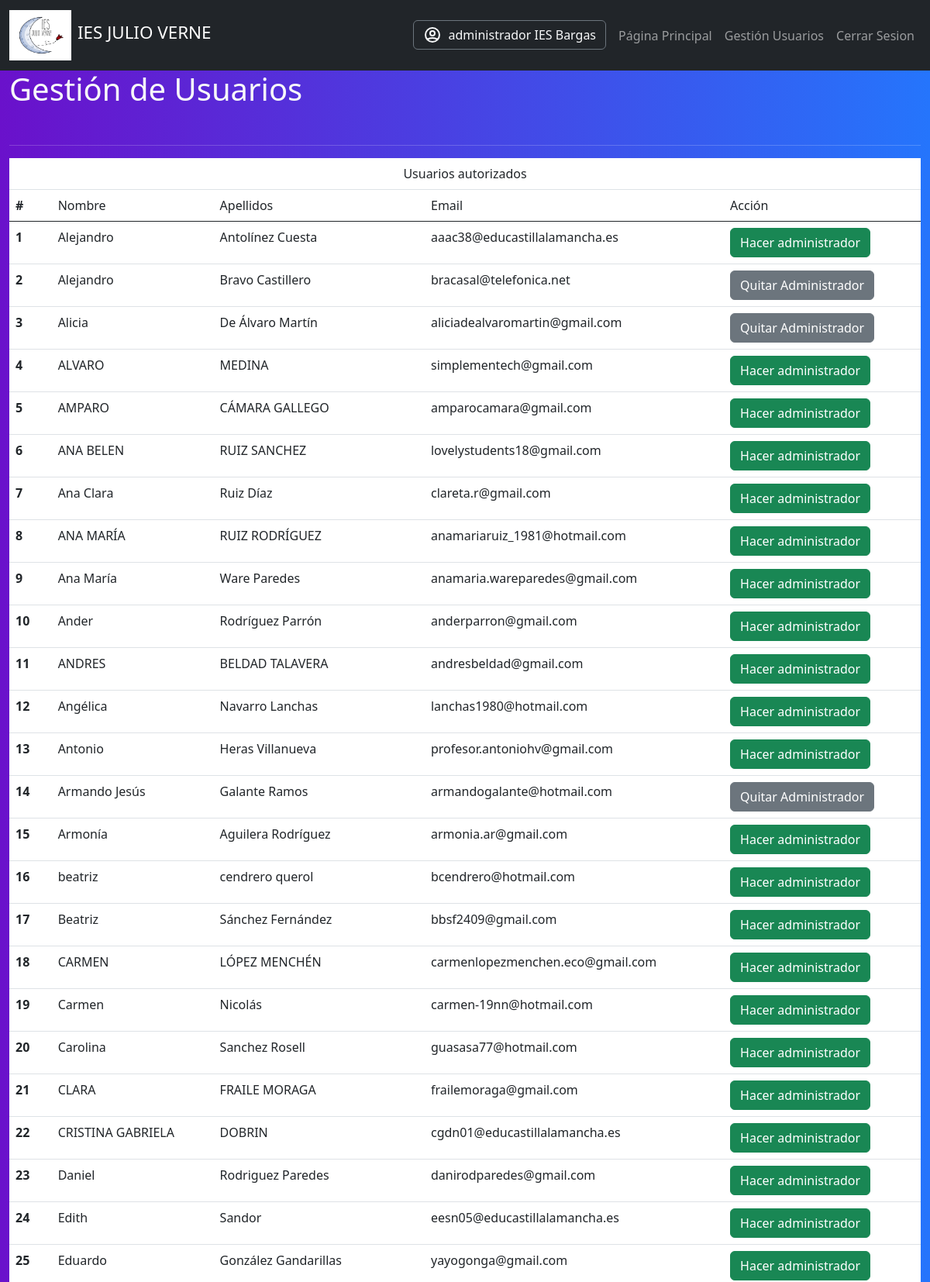
The page /archivosComunes/gestionUsuariosAdmin.php (signed in, upper part) on the database its author committed.
### tables this page shows
CREATE TABLE Usuarios (
cod_usuario INTEGER PRIMARY KEY AUTO_INCREMENT,
dni VARCHAR(9) UNIQUE NOT NULL,
nombre VARCHAR(50) NOT NULL,
apellidos VARCHAR(100) NOT NULL,
email VARCHAR(50) NOT NULL UNIQUE,
clave VARCHAR(255) NOT NULL,
rol VARCHAR(2) NOT NULL,
cod_delphos INTEGER,
validar VARCHAR(2) NOT NULL,
departamento SMALLINT,
tutor_grupo varchar(20),
FOREIGN KEY (departamento) REFERENCES Departamentos(codigo) ON DELETE SET NULL
);

### archivosComunes/gestionUsuariosAdmin.php (the view, shortened to what this page needs)
<!DOCTYPE html>
<html lang="en">
<head>
  <link rel="stylesheet" href="../css/bootstrap.min.css">
  <link rel="stylesheet" type="text/css" href="../css/app.css">
  <link href="https://cdn.jsdelivr.net/npm/bootstrap@5.3.0-alpha3/dist/css/bootstrap.min.css" rel="stylesheet"
>
</head>
<body class="gradient-custom">
  <header>
    <nav class="navbar navbar-expand-lg navbar-dark bg-dark">
      <div class="container-fluid">
        <div class="contenedor">
          <a href="selector.php"><img src="../images/logoJulioVerneNuevo.png" alt="" class="logo me-2">
          </a>
          <h1 class="titulo"><a href="selector.php">IES JULIO VERNE</a></h1>
        </div>
        <div class="collapse navbar-collapse  text-center" id="navbarSupportedContent">
          <ul class="navbar-nav navbar-right">
            <li class="nav-item">
              <?php
              echo '
<a class="text-light btn btn-outline-secondary me-2" href="../archivosComunes/actualizarUsuario.php?idusuario=' . $_SESSION['usuario_login']['cod_usuario'] . '">' ?>
              <span class="d-flex">
                <?php echo $_SESSION['usuario_login']['nombre'] . ' ' . $_SESSION['usuario_login']['apellidos']; ?>
              </span>
              </a>
            </li>
            <li class="nav-item">
              <a class="nav-link" href="../archivosComunes/selector.php">Página Principal<i class="bi bi-back"></i></a>
            </li>
            <li class="nav-item">
              <a class="nav-link" href="../archivosComunes/adminUsuario.php">Gestión Usuarios </a>
            </li>
            <li class="nav-item">
              <a class="nav-link" href="../archivosComunes/logout.php">Cerrar Sesion</a>
            </li>
          </ul>
        </div>
      </div>
    </nav>
  </header>
  <div class="container-fluid">
    <h1 class="text-light mb-5">Gestión de Usuarios</h1>
    <hr class="text-white-50">
    <?php
    require_once ('conexion.php');
    try {
      $usuarios = 'SELECT nombre, apellidos, email, cod_usuario,rol FROM Usuarios WHERE validar = "no" and rol != 0 ORDER BY nombre, apellidos';
      $usuarios = $db->query($usuarios)->fetchAll();
      echo ('<table class=" table text-light">');
      echo ("<thead>
    <tr>");
      if (count($usuarios) != 0) {
        echo "<td colspan='5' class='text-center td-title'>Usuarios aún sin autorizar</td>";
      } else {
        echo "<td colspan='5' class='text-center td-title'>Usuarios autorizados</td>";
      }
      echo ("</tr>
        <tr>
          <th scope='col'>#</th>
          <td>Nombre</td>
          <td>Apellidos</td>
          <td>Email</td>
          <td>Acción</td>
        </tr>
      </thead>");
      $usuarios = "SELECT nombre, apellidos, email, cod_usuario, rol FROM Usuarios WHERE validar = 'si' and (rol = '0' or rol = '1') and email != '" . $_SESSION["usuario_login"]["email"] . "' ORDER BY nombre, apellidos";
      $usuarios = $db->query($usuarios)->fetchAll();
      $contador = 0;
      foreach ($usuarios as $row) {
        $Cod_Usuario = $row['cod_usuario'];
        $rol = $row['rol'];
        $nombre = $row['nombre'];
        $apellidos = $row['apellidos'];
        $email = $row['email'];
        $contador++;
        $boton = $rol == 1 ? "<button class='btn btn-success' name='admin'>Hacer administrador</button>" :
          "<button class='btn btn-secondary' name='usuario' >Quitar Administrador</button>";
        echo "
        <tr>
          <th scope='row'>$contador</th>
            <td>$nombre</td>
            <td>$apellidos</td>
            <td>$email</td>
            <td>
              <form method='POST' action='autorizar.php'>
                <input type='hidden' name='nombre' value='$nombre'>
                <input type='hidden' name='apellidos' value='$apellidos'>
                <input type='hidden' name='idUsuario' value='$Cod_Usuario'>
                <input type='hidden' name='email' value='$email'>
                <input type='hidden' name='rolUsuario' value='$rol'>
                $boton
              </form>
            </td>
        </tr>
      ";
      }
      echo "</tbody>
          </table>";
    } catch (PDOException $e) {
      echo 'Error con la base de datos ' . $e->getMessage();
    }
    ?>
  </div>
  <?php
  include ("footer.php");
  ?>
</body>
</html>

### css/app.css (style rules this page uses)
html { box-sizing: border-box; }
*, *:before, *:after { box-sizing: inherit; }
body { font-family: Verdana, Geneva, Tahoma, sans-serif; font-size: 1.6rem; line-height: 2; color: white; background: -webkit-linear-gradient(to right, rgba(106, 17, 203, 1), rgba(37, 117, 252, 1)); background: linear-gradient(to right, rgba(106, 17, 203, 1), rgba(37, 117, 252, 1)); }
header nav img { width:80px; height:65px; margin-top: 5px; }
h1 a { text-decoration: none; color: white; }
.contenedor { margin: 0 auto; display: flex; color: white; justify-content: space-around; }
.titulo { text-align: center; line-height:3; font-size: 1.4rem; }

### archivosComunes/gestionUsuariosAdmin.php (style rules this page uses)
.gradient-custom { background: #6a11cb; background: -webkit-linear-gradient(to right, rgba(106, 17, 203, 1), rgba(37, 117, 252, 1)); background: linear-gradient(to right, rgba(106, 17, 203, 1), rgba(37, 117, 252, 1)) }

### rows shown on the page
usuarios: nombre "Alejandro", apellidos "Antolínez Cuesta", email "aaac38@educastillalamancha.es", rol "Hacer administrador"
usuarios: nombre "Alejandro", apellidos "Bravo Castillero", email "bracasal@telefonica.net", rol "Quitar Administrador"
usuarios: nombre "Alicia", apellidos "De Álvaro Martín", email "aliciadealvaromartin@gmail.com", rol "Quitar Administrador"
usuarios: nombre "ALVARO", apellidos "MEDINA", email "simplementech@gmail.com", rol "Hacer administrador"
usuarios: nombre "AMPARO", apellidos "CÁMARA GALLEGO", email "amparocamara@gmail.com", rol "Hacer administrador"
usuarios: nombre "ANA BELEN", apellidos "RUIZ SANCHEZ", email "lovelystudents18@gmail.com", rol "Hacer administrador"
usuarios: nombre "Ana Clara", apellidos "Ruiz Díaz", email "clareta.r@gmail.com", rol "Hacer administrador"
usuarios: nombre "ANA MARÍA", apellidos "RUIZ RODRÍGUEZ", email "anamariaruiz_1981@hotmail.com", rol "Hacer administrador"
usuarios: nombre "Ana María", apellidos "Ware Paredes", email "anamaria.wareparedes@gmail.com", rol "Hacer administrador"
usuarios: nombre "Ander", apellidos "Rodríguez Parrón", email "anderparron@gmail.com", rol "Hacer administrador"
usuarios: nombre "ANDRES", apellidos "BELDAD TALAVERA", email "andresbeldad@gmail.com", rol "Hacer administrador"
usuarios: nombre "Angélica", apellidos "Navarro Lanchas", email "lanchas1980@hotmail.com", rol "Hacer administrador"
usuarios: nombre "Antonio", apellidos "Heras Villanueva", email "profesor.antoniohv@gmail.com", rol "Hacer administrador"
usuarios: nombre "Armando Jesús", apellidos "Galante Ramos", email "armandogalante@hotmail.com", rol "Quitar Administrador"
usuarios: nombre "Armonía", apellidos "Aguilera Rodríguez", email "armonia.ar@gmail.com", rol "Hacer administrador"
usuarios: nombre "beatriz", apellidos "cendrero querol", email "bcendrero@hotmail.com", rol "Hacer administrador"
usuarios: nombre "Beatriz", apellidos "Sánchez Fernández", email "bbsf2409@gmail.com", rol "Hacer administrador"
usuarios: nombre "CARMEN", apellidos "LÓPEZ MENCHÉN", email "carmenlopezmenchen.eco@gmail.com", rol "Hacer administrador"
usuarios: nombre "Carmen", apellidos "Nicolás", email "carmen-19nn@hotmail.com", rol "Hacer administrador"
usuarios: nombre "Carolina", apellidos "Sanchez Rosell", email "guasasa77@hotmail.com", rol "Hacer administrador"
usuarios: nombre "CLARA", apellidos "FRAILE MORAGA", email "frailemoraga@gmail.com", rol "Hacer administrador"
usuarios: nombre "CRISTINA GABRIELA", apellidos "DOBRIN", email "cgdn01@educastillalamancha.es", rol "Hacer administrador"
usuarios: nombre "Daniel", apellidos "Rodriguez Paredes", email "danirodparedes@gmail.com", rol "Hacer administrador"
usuarios: nombre "Edith", apellidos "Sandor", email "eesn05@educastillalamancha.es", rol "Hacer administrador"
usuarios: nombre "Eduardo", apellidos "González Gandarillas", email "yayogonga@gmail.com", rol "Hacer administrador"

### other values the page prints
$_SESSION['usuario_login']['nombre'] "administrador"
$_SESSION['usuario_login']['apellidos'] "IES Bargas"
